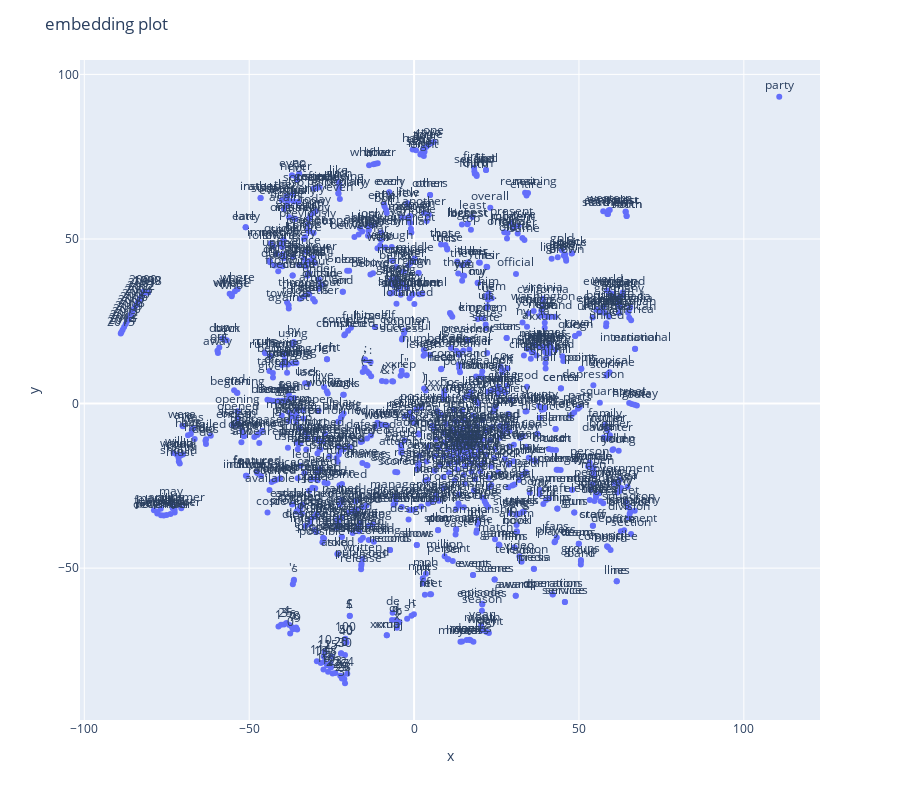
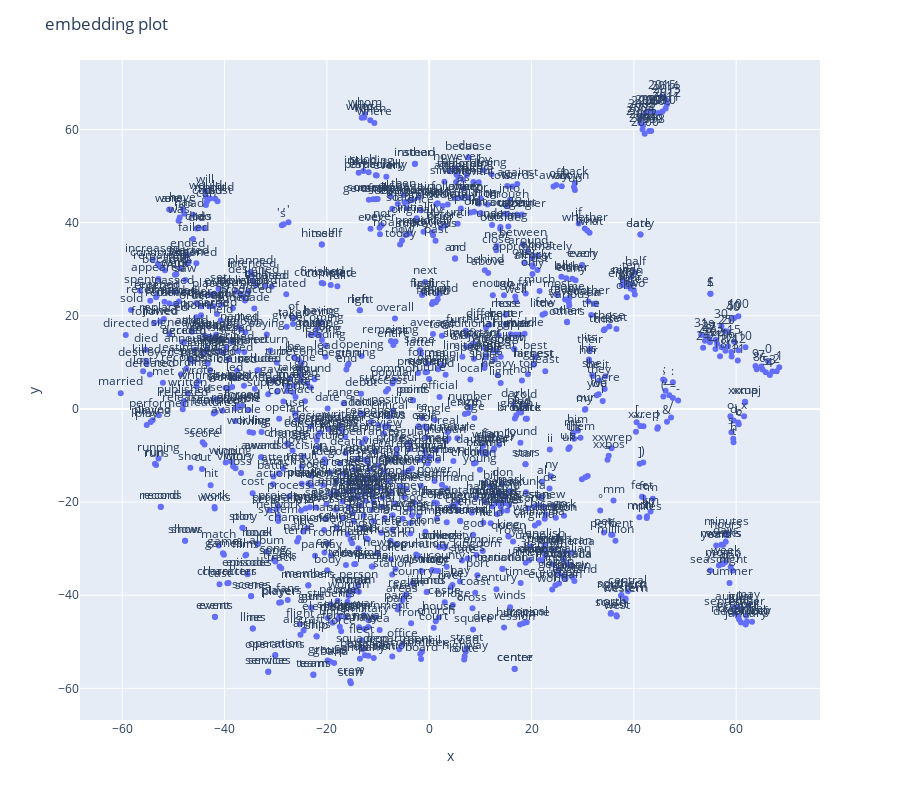
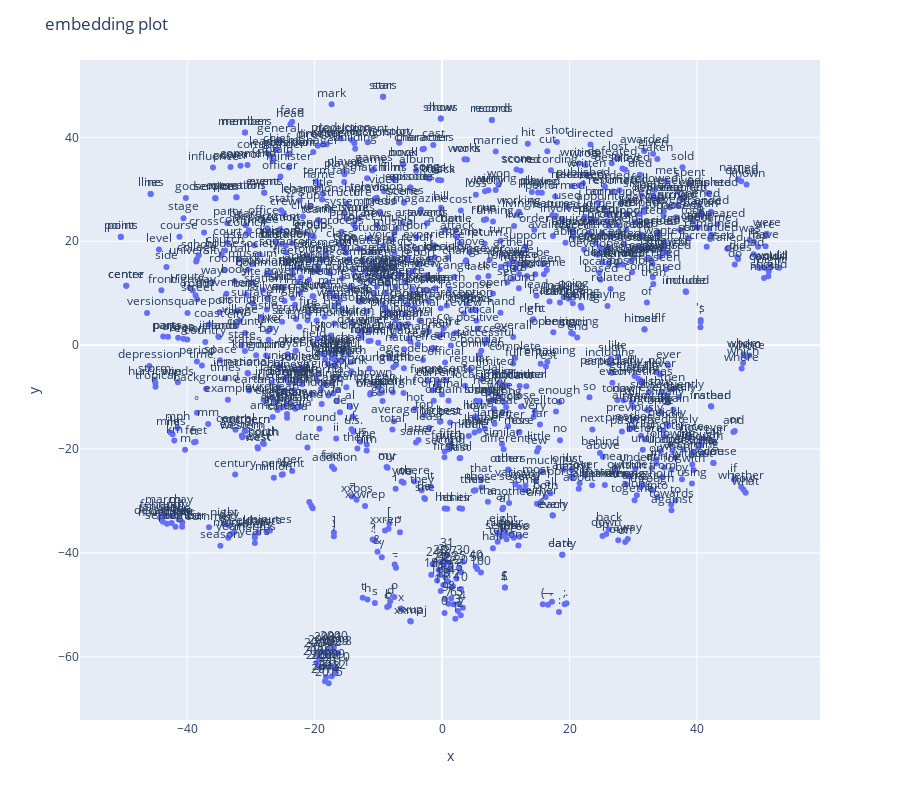
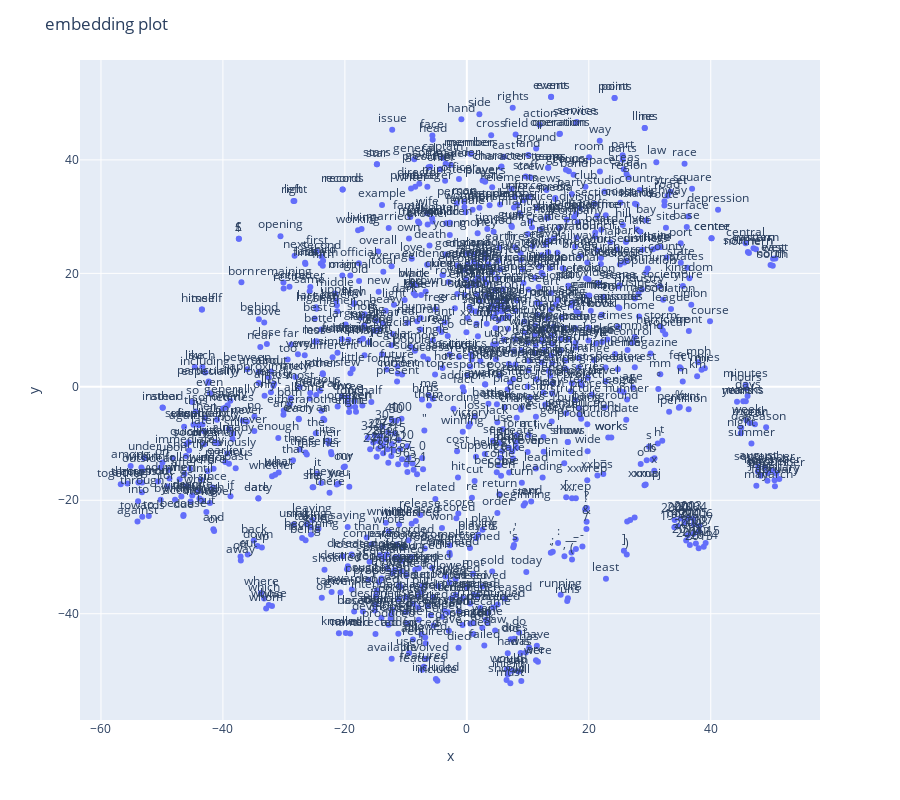

The code cell stored with these charts, in order, in its notebook:
### Code cell
import plotly.express as px

fig = px.scatter(df, x="x", y="y", text="vocab")

fig.update_traces(textposition='top center')

fig.update_layout(
    height=800,
    title_text='embedding plot'
)

fig.show()

### Figure 1 — Plotly figure (JSON) as saved in the notebook; plotly's stock layout.template omitted (floating-point values rounded to 4 significant figures; data arrays with more than 128 entries replaced by an {"elided": "..."} marker saying what was removed)
{"data": [{"hovertemplate": "x=%{x}<br>y=%{y}<br>vocab=%{text}<extra></extra>", "legendgroup": "", "marker": {"color": "#636efa", "symbol": "circle"}, "mode": "markers+text", "name": "", "orientation": "v", "showlegend": false, "text": {"elided": "1000 str values"}, "textposition": "top center", "type": "scatter", "x": {"elided": "1000 float values"}, "xaxis": "x", "y": {"elided": "1000 float values"}, "yaxis": "y"}], "layout": {"height": 800, "legend": {"tracegroupgap": 0}, "margin": {"t": 60}, "title": {"text": "embedding plot"}, "xaxis": {"anchor": "y", "domain": [0, 1], "title": {"text": "x"}}, "yaxis": {"anchor": "x", "domain": [0, 1], "title": {"text": "y"}}}}

### Figure 2 — Plotly figure (JSON) as saved in the notebook; plotly's stock layout.template omitted (floating-point values rounded to 4 significant figures; data arrays with more than 128 entries replaced by an {"elided": "..."} marker saying what was removed)
{"data": [{"hovertemplate": "x=%{x}<br>y=%{y}<br>vocab=%{text}<extra></extra>", "legendgroup": "", "marker": {"color": "#636efa", "symbol": "circle"}, "mode": "markers+text", "name": "", "orientation": "v", "showlegend": false, "text": {"elided": "1000 str values"}, "textposition": "top center", "type": "scatter", "x": {"elided": "1000 float values"}, "xaxis": "x", "y": {"elided": "1000 float values"}, "yaxis": "y"}], "layout": {"height": 800, "legend": {"tracegroupgap": 0}, "margin": {"t": 60}, "title": {"text": "embedding plot"}, "xaxis": {"anchor": "y", "domain": [0, 1], "title": {"text": "x"}}, "yaxis": {"anchor": "x", "domain": [0, 1], "title": {"text": "y"}}}}

### Figure 3 — Plotly figure (JSON) as saved in the notebook; plotly's stock layout.template omitted (floating-point values rounded to 4 significant figures; data arrays with more than 128 entries replaced by an {"elided": "..."} marker saying what was removed)
{"data": [{"hovertemplate": "x=%{x}<br>y=%{y}<br>vocab=%{text}<extra></extra>", "legendgroup": "", "marker": {"color": "#636efa", "symbol": "circle"}, "mode": "markers+text", "name": "", "orientation": "v", "showlegend": false, "text": {"elided": "1000 str values"}, "textposition": "top center", "type": "scatter", "x": {"elided": "1000 float values"}, "xaxis": "x", "y": {"elided": "1000 float values"}, "yaxis": "y"}], "layout": {"height": 800, "legend": {"tracegroupgap": 0}, "margin": {"t": 60}, "title": {"text": "embedding plot"}, "xaxis": {"anchor": "y", "domain": [0, 1], "title": {"text": "x"}}, "yaxis": {"anchor": "x", "domain": [0, 1], "title": {"text": "y"}}}}

### Figure 4 — Plotly figure (JSON) as saved in the notebook; plotly's stock layout.template omitted (floating-point values rounded to 4 significant figures; data arrays with more than 128 entries replaced by an {"elided": "..."} marker saying what was removed)
{"data": [{"hovertemplate": "x=%{x}<br>y=%{y}<br>vocab=%{text}<extra></extra>", "legendgroup": "", "marker": {"color": "#636efa", "symbol": "circle"}, "mode": "markers+text", "name": "", "orientation": "v", "showlegend": false, "text": {"elided": "1000 str values"}, "textposition": "top center", "type": "scatter", "x": {"elided": "1000 float values"}, "xaxis": "x", "y": {"elided": "1000 float values"}, "yaxis": "y"}], "layout": {"height": 800, "legend": {"tracegroupgap": 0}, "margin": {"t": 60}, "title": {"text": "embedding plot"}, "xaxis": {"anchor": "y", "domain": [0, 1], "title": {"text": "x"}}, "yaxis": {"anchor": "x", "domain": [0, 1], "title": {"text": "y"}}}}
